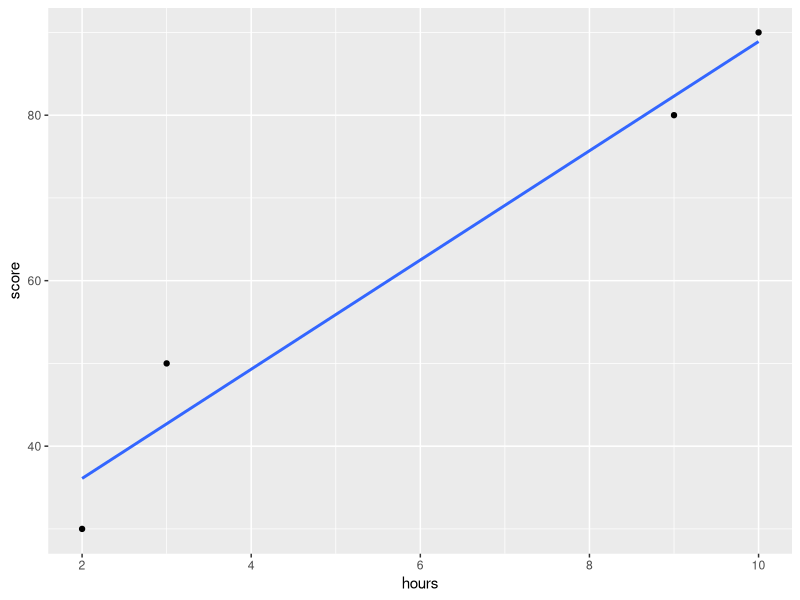

R code for this plot:
## ---- chunk 1
library(tidyverse)
example <- tibble(hours = c(10,9,3,2), score = c(90,80,50,30))
example
## ---- chunk 2
example |> ggplot(aes(x = hours, y = score)) + geom_point() + geom_smooth(method = "lm", se = FALSE)
## ---- chunk 3
# 필요한 라이브러리 불러오기
library(tidyverse)
library(glue)

# Gradient Descent 함수 정의
gradient_descent_simple_lr <- function(X, y, alpha = 0.005, iterations = 3000) {
  m <- length(X)
  b <- runif(1) # 절편 초기화
  w <- runif(1) # 가중치 초기화
  
  for (i in 1:iterations) {
    y_hat <- w * X + b
    error <- y - y_hat
    b_gradient <- sum(error) * (-2 / m)
    w_gradient <- sum(error * X) * (-2 / m)
    b <- b - alpha * b_gradient
    w <- w - alpha * w_gradient
  }
  
  return(list("b" = b, "W" = w))
}

# Gradient Descent 실행
result <- gradient_descent_simple_lr(example$hours, example$score)

# 결과 출력

cat(glue("절편 : {result$b} \n가중치 : {result$W}"))
mod <- lm(score ~ hours, example)
cat(mod$coefficients)
